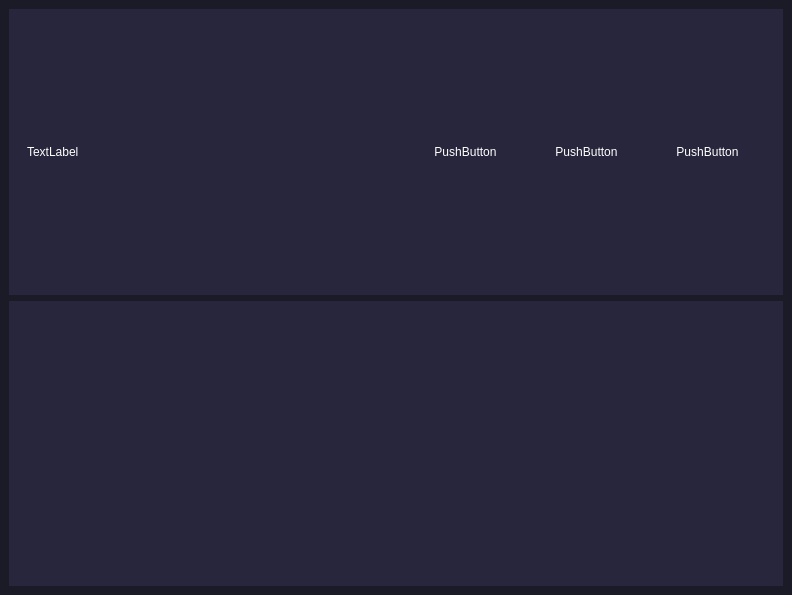
<?xml version="1.0" encoding="UTF-8"?>
<ui version="4.0">
 <class>MainWindow</class>
 <widget class="QMainWindow" name="MainWindow">
  <property name="geometry">
   <rect>
    <x>0</x>
    <y>0</y>
    <width>792</width>
    <height>595</height>
   </rect>
  </property>
  <property name="windowTitle">
   <string>MainWindow</string>
  </property>
  <property name="styleSheet">
   <string notr="true">*{border:none;
background-color: transparent;
background: transparent;
padding:0;
margin:0;
color:#fff;
}
#centralwidget
{
	background-color: rgb(27, 27, 39);
}
#header, #mainBody
{
	
	background-color: rgb(39, 38, 60);
}</string>
  </property>
  <widget class="QWidget" name="centralwidget">
   <layout class="QVBoxLayout" name="verticalLayout">
    <item>
     <widget class="QWidget" name="header" native="true">
      <layout class="QHBoxLayout" name="horizontalLayout">
       <item>
        <widget class="QFrame" name="frame">
         <property name="frameShape">
          <enum>QFrame::StyledPanel</enum>
         </property>
         <property name="frameShadow">
          <enum>QFrame::Raised</enum>
         </property>
         <layout class="QHBoxLayout" name="horizontalLayout_4">
          <item>
           <widget class="QLabel" name="label">
            <property name="text">
             <string>TextLabel</string>
            </property>
           </widget>
          </item>
         </layout>
        </widget>
       </item>
       <item>
        <widget class="QFrame" name="frame_2">
         <property name="frameShape">
          <enum>QFrame::StyledPanel</enum>
         </property>
         <property name="frameShadow">
          <enum>QFrame::Raised</enum>
         </property>
         <layout class="QHBoxLayout" name="horizontalLayout_2">
          <item>
           <widget class="QPushButton" name="pushButton">
            <property name="text">
             <string>PushButton</string>
            </property>
           </widget>
          </item>
          <item>
           <widget class="QPushButton" name="pushButton_2">
            <property name="text">
             <string>PushButton</string>
            </property>
           </widget>
          </item>
          <item>
           <widget class="QPushButton" name="pushButton_3">
            <property name="text">
             <string>PushButton</string>
            </property>
           </widget>
          </item>
         </layout>
        </widget>
       </item>
      </layout>
     </widget>
    </item>
    <item>
     <widget class="QWidget" name="mainBody" native="true">
      <layout class="QHBoxLayout" name="horizontalLayout_3">
       <item>
        <widget class="QWidget" name="widget" native="true"/>
       </item>
       <item>
        <widget class="QWidget" name="widget_2" native="true"/>
       </item>
       <item>
        <widget class="QWidget" name="widget_3" native="true"/>
       </item>
      </layout>
     </widget>
    </item>
   </layout>
  </widget>
 </widget>
 <resources/>
 <connections/>
</ui>
